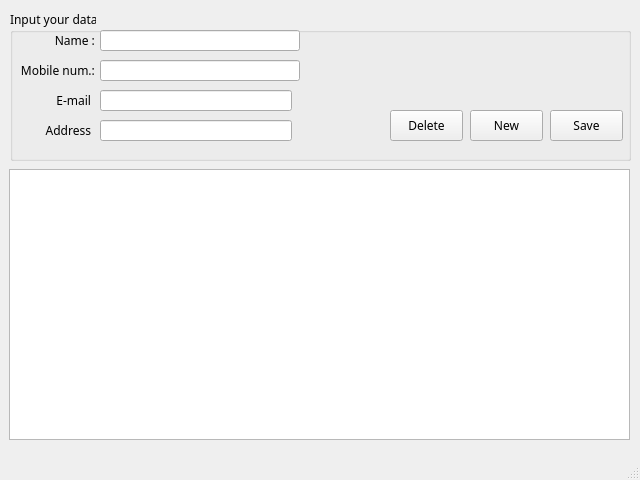
<?xml version="1.0" encoding="UTF-8"?>
<ui version="4.0">
 <class>MainWindow</class>
 <widget class="QMainWindow" name="MainWindow">
  <property name="geometry">
   <rect>
    <x>0</x>
    <y>0</y>
    <width>640</width>
    <height>480</height>
   </rect>
  </property>
  <property name="sizePolicy">
   <sizepolicy hsizetype="Fixed" vsizetype="Fixed">
    <horstretch>0</horstretch>
    <verstretch>0</verstretch>
   </sizepolicy>
  </property>
  <property name="minimumSize">
   <size>
    <width>640</width>
    <height>480</height>
   </size>
  </property>
  <property name="maximumSize">
   <size>
    <width>640</width>
    <height>480</height>
   </size>
  </property>
  <property name="font">
   <font>
    <family>나눔고딕</family>
   </font>
  </property>
  <property name="windowTitle">
   <string>MainWindow</string>
  </property>
  <widget class="QWidget" name="centralwidget">
   <widget class="QWidget" name="verticalLayoutWidget">
    <property name="geometry">
     <rect>
      <x>10</x>
      <y>10</y>
      <width>621</width>
      <height>151</height>
     </rect>
    </property>
    <layout class="QVBoxLayout" name="verticalLayout">
     <item>
      <widget class="QGroupBox" name="groupBox">
       <property name="title">
        <string>Input your data</string>
       </property>
       <widget class="QLineEdit" name="txtName">
        <property name="geometry">
         <rect>
          <x>90</x>
          <y>20</y>
          <width>200</width>
          <height>21</height>
         </rect>
        </property>
        <property name="inputMethodHints">
         <set>Qt::ImhLatinOnly</set>
        </property>
        <property name="text">
         <string/>
        </property>
       </widget>
       <widget class="QLabel" name="label_5">
        <property name="geometry">
         <rect>
          <x>20</x>
          <y>20</y>
          <width>68</width>
          <height>20</height>
         </rect>
        </property>
        <property name="text">
         <string>Name : </string>
        </property>
        <property name="alignment">
         <set>Qt::AlignRight|Qt::AlignTrailing|Qt::AlignVCenter</set>
        </property>
       </widget>
       <widget class="QLabel" name="label_6">
        <property name="geometry">
         <rect>
          <x>9</x>
          <y>50</y>
          <width>79</width>
          <height>20</height>
         </rect>
        </property>
        <property name="text">
         <string>Mobile num.: </string>
        </property>
        <property name="alignment">
         <set>Qt::AlignRight|Qt::AlignTrailing|Qt::AlignVCenter</set>
        </property>
       </widget>
       <widget class="QLineEdit" name="txtPhone">
        <property name="geometry">
         <rect>
          <x>90</x>
          <y>50</y>
          <width>200</width>
          <height>21</height>
         </rect>
        </property>
        <property name="inputMethodHints">
         <set>Qt::ImhFormattedNumbersOnly</set>
        </property>
        <property name="text">
         <string/>
        </property>
       </widget>
       <widget class="QLabel" name="label_7">
        <property name="geometry">
         <rect>
          <x>20</x>
          <y>80</y>
          <width>61</width>
          <height>20</height>
         </rect>
        </property>
        <property name="text">
         <string>E-mail</string>
        </property>
        <property name="alignment">
         <set>Qt::AlignRight|Qt::AlignTrailing|Qt::AlignVCenter</set>
        </property>
       </widget>
       <widget class="QLineEdit" name="txtEmail">
        <property name="geometry">
         <rect>
          <x>90</x>
          <y>80</y>
          <width>192</width>
          <height>21</height>
         </rect>
        </property>
       </widget>
       <widget class="QLabel" name="label_14">
        <property name="geometry">
         <rect>
          <x>20</x>
          <y>110</y>
          <width>61</width>
          <height>20</height>
         </rect>
        </property>
        <property name="text">
         <string>Address</string>
        </property>
        <property name="alignment">
         <set>Qt::AlignRight|Qt::AlignTrailing|Qt::AlignVCenter</set>
        </property>
       </widget>
       <widget class="QLineEdit" name="txtAddress">
        <property name="geometry">
         <rect>
          <x>90</x>
          <y>110</y>
          <width>192</width>
          <height>21</height>
         </rect>
        </property>
        <property name="text">
         <string/>
        </property>
       </widget>
       <widget class="QPushButton" name="btnNew">
        <property name="geometry">
         <rect>
          <x>460</x>
          <y>100</y>
          <width>73</width>
          <height>31</height>
         </rect>
        </property>
        <property name="text">
         <string>New</string>
        </property>
        <property name="autoExclusive">
         <bool>false</bool>
        </property>
        <property name="autoDefault">
         <bool>false</bool>
        </property>
        <property name="flat">
         <bool>false</bool>
        </property>
       </widget>
       <widget class="QPushButton" name="btnSave">
        <property name="geometry">
         <rect>
          <x>540</x>
          <y>100</y>
          <width>73</width>
          <height>31</height>
         </rect>
        </property>
        <property name="sizePolicy">
         <sizepolicy hsizetype="Fixed" vsizetype="Fixed">
          <horstretch>0</horstretch>
          <verstretch>0</verstretch>
         </sizepolicy>
        </property>
        <property name="text">
         <string>Save</string>
        </property>
       </widget>
       <widget class="QPushButton" name="btnDel">
        <property name="geometry">
         <rect>
          <x>380</x>
          <y>100</y>
          <width>73</width>
          <height>31</height>
         </rect>
        </property>
        <property name="text">
         <string>Delete</string>
        </property>
        <property name="autoExclusive">
         <bool>false</bool>
        </property>
        <property name="autoDefault">
         <bool>false</bool>
        </property>
        <property name="flat">
         <bool>false</bool>
        </property>
       </widget>
      </widget>
     </item>
    </layout>
   </widget>
   <widget class="QWidget" name="verticalLayoutWidget_2">
    <property name="geometry">
     <rect>
      <x>9</x>
      <y>169</y>
      <width>621</width>
      <height>271</height>
     </rect>
    </property>
    <layout class="QVBoxLayout" name="verticalLayout_2">
     <item>
      <widget class="QTableWidget" name="tblAddress"/>
     </item>
    </layout>
   </widget>
  </widget>
  <widget class="QMenuBar" name="menubar">
   <property name="geometry">
    <rect>
     <x>0</x>
     <y>0</y>
     <width>640</width>
     <height>21</height>
    </rect>
   </property>
  </widget>
  <widget class="QStatusBar" name="stbCurrent"/>
 </widget>
 <resources/>
 <connections/>
</ui>
